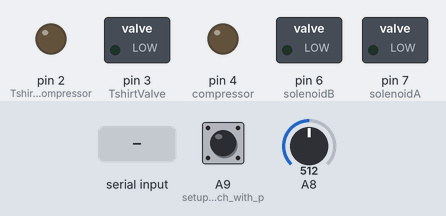
A sketch run on a simulated Arduino Mega 2560, built with avr-gcc and run on an emulated ATmega2560. Parts: switched loads named in the sketch (green lamp = pin HIGH), output pins drawn as LEDs (lit = HIGH). Inputs (shaded band) come from the test bench; at power-on: A8 = 512, A9 (setup_60psi_switch_with_p) HIGH. What the sketch prints to the serial monitor is not drawn.

Above: at 1.2 s.
1.3 s: A8 set to 47
4.3 s: A8 set to 39
At 7.26 s:
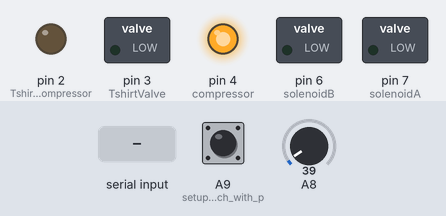
7.3 s: "1" received over Serial
At 7.7 s:
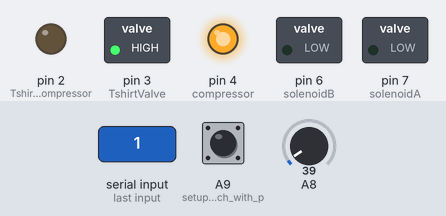
9.3 s: "A" received over Serial
At 10.2 s:
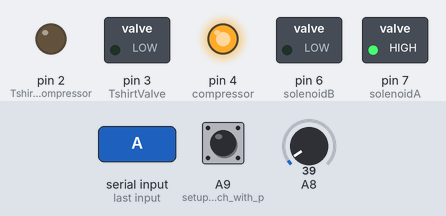
10.8 s: "B" received over Serial
At 11.4 s:
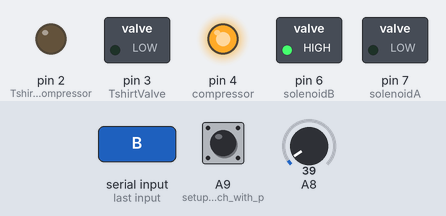
12.3 s: A8 set to 55
At 12.6 s:
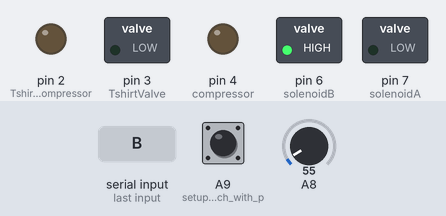
Timing chart, 0 to 21.5 s (numbered marks = the images above; inputs shaded):
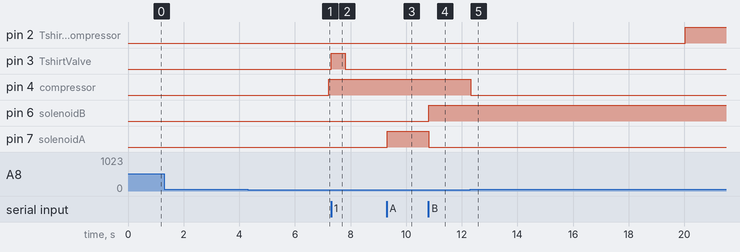

The sketch:

FullPneumaticTestSerialControlled.ino
```cpp
// Test Program via Serial Interface for T-shirt Cannon Pneumatics Only //
//
//  Solenoids wired via spiker relay to Mega pins 6, 7
//  T-shirt valve wired via wired via spiker relay to Mega pin 3
//  Lift compressor wired via spiker relay to Mega pin 4
//  T-shirt compressor wired via spiker relay to Mega pin 2
//  60 psi switch wired to A9
//  110 psi switch wired to A8
//
/////////////////////////////////////////////////////////////////////////////////

int solenoidB = 6;
int solenoidA = 7;
int compressor = 4;
int TshirtCompressor = 2;
int TshirtValve = 3;

int incomingByte = 0;   // for incoming serial data
int sixtyPsiPressureSwitchReading = 0;
int oneTenPsiPressureSwitchReading = 0;
unsigned long sixtyPsiLowPressureTime = 0;     // last time in mSec that we got a low pressure reading from the 60 psi sensor
unsigned long oneTenPsiLowPressureTime = 0;    // last time in mSec that we got a low pressure reading from the 110 psi sensor
unsigned long sixtyWaitTimeAfterLowPressure = 20000; // Recharge delay in mSec after we drop below required pressure
unsigned long oneTenWaitTimeAfterLowPressure = 3000; // Recharge delay in mSec after we drop below required pressure

void setup()
{
  Serial.begin(38400);
  pinMode(solenoidA, OUTPUT);
  pinMode(solenoidB, OUTPUT);
  pinMode(compressor, OUTPUT);
  pinMode(TshirtCompressor, OUTPUT);
  pinMode(TshirtValve, OUTPUT);
  Serial.println("Press 1 for Fire");
  Serial.println("Press A for Lift");
  Serial.println("Press B for Lower");
  digitalWrite(TshirtCompressor, LOW);
  digitalWrite(solenoidA, LOW);
  digitalWrite(solenoidB, LOW);
  digitalWrite(compressor, LOW);
  digitalWrite(TshirtValve, LOW);
  pinMode(A9, INPUT);      // setup 60psi switch with pullup resistor
  digitalWrite(A9, HIGH);
}

void loop()
{

  // READ PRESSURE SWITCHES
  sixtyPsiPressureSwitchReading = digitalRead(A9);
  oneTenPsiPressureSwitchReading = analogRead(A8);

  //FEEDBACK LOOP FOR PNEUMATIC LIFT
  unsigned long oneTemPsiWaitTime = millis() - oneTenPsiLowPressureTime;
  if(oneTenPsiPressureSwitchReading < 45)
  {
    // Need to recharge, but wait a preset period before we do
    if(oneTemPsiWaitTime > oneTenWaitTimeAfterLowPressure)
    {
      digitalWrite(compressor, HIGH);
    }
  }
  else
  {
    //Shut off pump
    digitalWrite(compressor, LOW);
    oneTenPsiLowPressureTime = millis();
  }

  //FEEDBACK LOOP FOR T-SHIRT CANNON PRESSURE
  // Once the pressure drops below 60 Psi, wait a preset
  // period of time before we recharge to create some
  // hysteresis
  unsigned long sixtyPsiWaitTime = millis() - sixtyPsiLowPressureTime;
  if(sixtyPsiPressureSwitchReading)
  {
    // Need to recharge, but wait a preset period before we do
    if(sixtyPsiWaitTime > sixtyWaitTimeAfterLowPressure)
    {
      digitalWrite(TshirtCompressor, HIGH);
    }
  }
  else
  {
    digitalWrite(TshirtCompressor, LOW);
    sixtyPsiLowPressureTime = millis();
  }

  //SERIAL INPUT TO CONTROL FIRING AND LIFTING
  if (Serial.available() > 0)
  {
     // read the incoming byte:
     incomingByte = Serial.read();
     if(incomingByte == 49) { //1 pressed
         digitalWrite(TshirtValve, HIGH);
         delay(500);
         digitalWrite(TshirtValve, LOW);
     }
     else if(incomingByte == 65) {//  A pressed
         digitalWrite(solenoidA, HIGH);
         digitalWrite(solenoidB, LOW);  }
     else if(incomingByte == 66) { //  B pressed
         digitalWrite(solenoidA, LOW);
         digitalWrite(solenoidB, HIGH); }
  }

  // SLOW DOWN THE LOOP SLIGHTLY
  delay(100);
}
```

Measured:
- the behaviour switches between 45 and 44 on A8 (found by bisection; images 0 and 1)
- after the input at 1.3 s, every drawn part: stays the same
- after the input at 4.3 s, pin 4 (compressor): LOW → HIGH after 2.9 s
- after the input at 7.3 s, pin 3 (TshirtValve): LOW → HIGH at once, → LOW 0.50 s later
- after the input at 9.3 s, pin 7 (solenoidA): LOW → HIGH at once
- after the input at 10.8 s, pin 6 (solenoidB): LOW → HIGH at once; pin 7 (solenoidA): HIGH → LOW at once
- after the input at 12.3 s, pin 4 (compressor): HIGH → LOW at once
